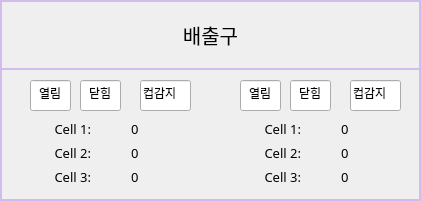
      <widget class="QFrame" name="FRAME_OUTLET">
       <property name="geometry">
        <rect>
         <x>760</x>
         <y>720</y>
         <width>421</width>
         <height>201</height>
        </rect>
       </property>
       <property name="styleSheet">
        <string notr="true">QFrame { 
	border:2px solid #D1BCED;
} 
QLabel {
	font: 10pt &quot;함초롬돋움&quot;;
}
QPushButton {
	border:2px solid #D1BCED;
	font: 15pt &quot;함초롬돋움&quot;; 
}
QLineEdit {
	font: 10pt &quot;함초롬돋움&quot;;
}</string>
       </property>
       <property name="frameShape">
        <enum>QFrame::StyledPanel</enum>
       </property>
       <property name="frameShadow">
        <enum>QFrame::Raised</enum>
       </property>
       <widget class="QPushButton" name="BTN_DEV_INFO_OUTLET">
        <property name="geometry">
         <rect>
          <x>0</x>
          <y>0</y>
          <width>421</width>
          <height>70</height>
         </rect>
        </property>
        <property name="font">
         <font>
          <family>함초롬돋움</family>
          <pointsize>15</pointsize>
          <weight>50</weight>
          <italic>false</italic>
          <bold>false</bold>
         </font>
        </property>
        <property name="text">
         <string>배출구</string>
        </property>
       </widget>
       <widget class="QLineEdit" name="LE_OUTLET_M_1_DOOR_OPEN">
        <property name="geometry">
         <rect>
          <x>30</x>
          <y>80</y>
          <width>41</width>
          <height>31</height>
         </rect>
        </property>
        <property name="text">
         <string>열림</string>
        </property>
        <property name="alignment">
         <set>Qt::AlignCenter</set>
        </property>
        <property name="readOnly">
         <bool>true</bool>
        </property>
       </widget>
       <widget class="QLineEdit" name="LE_OUTLET_M_1_DOOR_CLOSE">
        <property name="geometry">
         <rect>
          <x>80</x>
          <y>80</y>
          <width>41</width>
          <height>31</height>
         </rect>
        </property>
        <property name="text">
         <string>닫힘</string>
        </property>
        <property name="alignment">
         <set>Qt::AlignCenter</set>
        </property>
        <property name="readOnly">
         <bool>true</bool>
        </property>
       </widget>
       <widget class="QLineEdit" name="LE_OUTLET_M_1_CUP_DETECT">
        <property name="geometry">
         <rect>
          <x>140</x>
          <y>80</y>
          <width>51</width>
          <height>31</height>
         </rect>
        </property>
        <property name="text">
         <string>컵감지</string>
        </property>
        <property name="readOnly">
         <bool>true</bool>
        </property>
       </widget>
       <widget class="QLineEdit" name="LE_OUTLET_M_2_DOOR_OPEN">
        <property name="geometry">
         <rect>
          <x>240</x>
          <y>80</y>
          <width>41</width>
          <height>31</height>
         </rect>
        </property>
        <property name="text">
         <string>열림</string>
        </property>
        <property name="alignment">
         <set>Qt::AlignCenter</set>
        </property>
        <property name="readOnly">
         <bool>true</bool>
        </property>
       </widget>
       <widget class="QLineEdit" name="LE_OUTLET_M_2_DOOR_CLOSE">
        <property name="geometry">
         <rect>
          <x>290</x>
          <y>80</y>
          <width>41</width>
          <height>31</height>
         </rect>
        </property>
        <property name="text">
         <string>닫힘</string>
        </property>
        <property name="alignment">
         <set>Qt::AlignCenter</set>
        </property>
        <property name="readOnly">
         <bool>true</bool>
        </property>
       </widget>
       <widget class="QLineEdit" name="LE_OUTLET_M_2_CUP_DETECT">
        <property name="geometry">
         <rect>
          <x>350</x>
          <y>80</y>
          <width>51</width>
          <height>31</height>
         </rect>
        </property>
        <property name="text">
         <string>컵감지</string>
        </property>
        <property name="readOnly">
         <bool>true</bool>
        </property>
       </widget>
       <widget class="QWidget" name="layoutWidget">
        <property name="geometry">
         <rect>
          <x>30</x>
          <y>120</y>
          <width>161</width>
          <height>65</height>
         </rect>
        </property>
        <layout class="QGridLayout" name="gridLayout_6">
         <property name="horizontalSpacing">
          <number>40</number>
         </property>
         <item row="0" column="0">
          <widget class="QLabel" name="label_21">
           <property name="font">
            <font>
             <family>함초롬돋움</family>
             <pointsize>10</pointsize>
             <weight>50</weight>
             <italic>false</italic>
             <bold>false</bold>
            </font>
           </property>
           <property name="styleSheet">
            <string notr="true">QLabel{ 
   border: 0px solid
} </string>
           </property>
           <property name="text">
            <string>Cell 1:</string>
           </property>
           <property name="alignment">
            <set>Qt::AlignRight|Qt::AlignTrailing|Qt::AlignVCenter</set>
           </property>
          </widget>
         </item>
         <item row="0" column="1">
          <widget class="QLabel" name="LB_OUTLET_M_1_CELL_1">
           <property name="font">
            <font>
             <family>함초롬돋움</family>
             <pointsize>10</pointsize>
             <weight>50</weight>
             <italic>false</italic>
             <bold>false</bold>
            </font>
           </property>
           <property name="styleSheet">
            <string notr="true">QLabel{ 
   border: 0px solid
} </string>
           </property>
           <property name="text">
            <string>0</string>
           </property>
           <property name="alignment">
            <set>Qt::AlignLeading|Qt::AlignLeft|Qt::AlignVCenter</set>
           </property>
          </widget>
         </item>
         <item row="1" column="0">
          <widget class="QLabel" name="label_22">
           <property name="font">
            <font>
             <family>함초롬돋움</family>
             <pointsize>10</pointsize>
             <weight>50</weight>
             <italic>false</italic>
             <bold>false</bold>
            </font>
           </property>
           <property name="styleSheet">
            <string notr="true">QLabel{ 
   border: 0px solid
} </string>
           </property>
           <property name="text">
            <string>Cell 2:</string>
           </property>
           <property name="alignment">
            <set>Qt::AlignRight|Qt::AlignTrailing|Qt::AlignVCenter</set>
           </property>
          </widget>
         </item>
         <item row="1" column="1">
          <widget class="QLabel" name="LB_OUTLET_M_1_CELL_2">
           <property name="font">
            <font>
             <family>함초롬돋움</family>
             <pointsize>10</pointsize>
             <weight>50</weight>
             <italic>false</italic>
             <bold>false</bold>
            </font>
           </property>
           <property name="styleSheet">
            <string notr="true">QLabel{ 
   border: 0px solid
} </string>
           </property>
           <property name="text">
            <string>0</string>
           </property>
           <property name="alignment">
            <set>Qt::AlignLeading|Qt::AlignLeft|Qt::AlignVCenter</set>
           </property>
          </widget>
         </item>
         <item row="2" column="0">
          <widget class="QLabel" name="label_23">
           <property name="font">
            <font>
             <family>함초롬돋움</family>
             <pointsize>10</pointsize>
             <weight>50</weight>
             <italic>false</italic>
             <bold>false</bold>
            </font>
           </property>
           <property name="styleSheet">
            <string notr="true">QLabel{ 
   border: 0px solid
} </string>
           </property>
           <property name="text">
            <string>Cell 3:</string>
           </property>
           <property name="alignment">
            <set>Qt::AlignRight|Qt::AlignTrailing|Qt::AlignVCenter</set>
           </property>
          </widget>
         </item>
         <item row="2" column="1">
          <widget class="QLabel" name="LB_OUTLET_M_1_CELL_3">
           <property name="font">
            <font>
             <family>함초롬돋움</family>
             <pointsize>10</pointsize>
             <weight>50</weight>
             <italic>false</italic>
             <bold>false</bold>
            </font>
           </property>
           <property name="styleSheet">
            <string notr="true">QLabel{ 
   border: 0px solid
} </string>
           </property>
           <property name="text">
            <string>0</string>
           </property>
           <property name="alignment">
            <set>Qt::AlignLeading|Qt::AlignLeft|Qt::AlignVCenter</set>
           </property>
          </widget>
         </item>
        </layout>
       </widget>
       <widget class="QWidget" name="layoutWidget">
        <property name="geometry">
         <rect>
          <x>240</x>
          <y>120</y>
          <width>161</width>
          <height>65</height>
         </rect>
        </property>
        <layout class="QGridLayout" name="gridLayout_7">
         <property name="horizontalSpacing">
          <number>40</number>
         </property>
         <item row="0" column="0">
          <widget class="QLabel" name="label_24">
           <property name="font">
            <font>
             <family>함초롬돋움</family>
             <pointsize>10</pointsize>
             <weight>50</weight>
             <italic>false</italic>
             <bold>false</bold>
            </font>
           </property>
           <property name="styleSheet">
            <string notr="true">QLabel{ 
   border: 0px solid
} </string>
           </property>
           <property name="text">
            <string>Cell 1:</string>
           </property>
           <property name="alignment">
            <set>Qt::AlignRight|Qt::AlignTrailing|Qt::AlignVCenter</set>
           </property>
          </widget>
         </item>
         <item row="0" column="1">
          <widget class="QLabel" name="LB_OUTLET_M_2_CELL_1">
           <property name="font">
            <font>
             <family>함초롬돋움</family>
             <pointsize>10</pointsize>
             <weight>50</weight>
             <italic>false</italic>
             <bold>false</bold>
            </font>
           </property>
           <property name="styleSheet">
            <string notr="true">QLabel{ 
   border: 0px solid
} </string>
           </property>
           <property name="text">
            <string>0</string>
           </property>
           <property name="alignment">
            <set>Qt::AlignLeading|Qt::AlignLeft|Qt::AlignVCenter</set>
           </property>
          </widget>
         </item>
         <item row="1" column="0">
          <widget class="QLabel" name="label_25">
           <property name="font">
            <font>
             <family>함초롬돋움</family>
             <pointsize>10</pointsize>
             <weight>50</weight>
             <italic>false</italic>
             <bold>false</bold>
            </font>
           </property>
           <property name="styleSheet">
            <string notr="true">QLabel{ 
   border: 0px solid
} </string>
           </property>
           <property name="text">
            <string>Cell 2:</string>
           </property>
           <property name="alignment">
            <set>Qt::AlignRight|Qt::AlignTrailing|Qt::AlignVCenter</set>
           </property>
          </widget>
         </item>
         <item row="1" column="1">
          <widget class="QLabel" name="LB_OUTLET_M_2_CELL_2">
           <property name="font">
            <font>
             <family>함초롬돋움</family>
             <pointsize>10</pointsize>
             <weight>50</weight>
             <italic>false</italic>
             <bold>false</bold>
            </font>
           </property>
           <property name="styleSheet">
            <string notr="true">QLabel{ 
   border: 0px solid
} </string>
           </property>
           <property name="text">
            <string>0</string>
           </property>
           <property name="alignment">
            <set>Qt::AlignLeading|Qt::AlignLeft|Qt::AlignVCenter</set>
           </property>
          </widget>
         </item>
         <item row="2" column="0">
          <widget class="QLabel" name="label_26">
           <property name="font">
            <font>
             <family>함초롬돋움</family>
             <pointsize>10</pointsize>
             <weight>50</weight>
             <italic>false</italic>
             <bold>false</bold>
            </font>
           </property>
           <property name="styleSheet">
            <string notr="true">QLabel{ 
   border: 0px solid
} </string>
           </property>
           <property name="text">
            <string>Cell 3:</string>
           </property>
           <property name="alignment">
            <set>Qt::AlignRight|Qt::AlignTrailing|Qt::AlignVCenter</set>
           </property>
          </widget>
         </item>
         <item row="2" column="1">
          <widget class="QLabel" name="LB_OUTLET_M_2_CELL_3">
           <property name="font">
            <font>
             <family>함초롬돋움</family>
             <pointsize>10</pointsize>
             <weight>50</weight>
             <italic>false</italic>
             <bold>false</bold>
            </font>
           </property>
           <property name="styleSheet">
            <string notr="true">QLabel{ 
   border: 0px solid
} </string>
           </property>
           <property name="text">
            <string>0</string>
           </property>
           <property name="alignment">
            <set>Qt::AlignLeading|Qt::AlignLeft|Qt::AlignVCenter</set>
           </property>
          </widget>
         </item>
        </layout>
       </widget>
      </widget>
